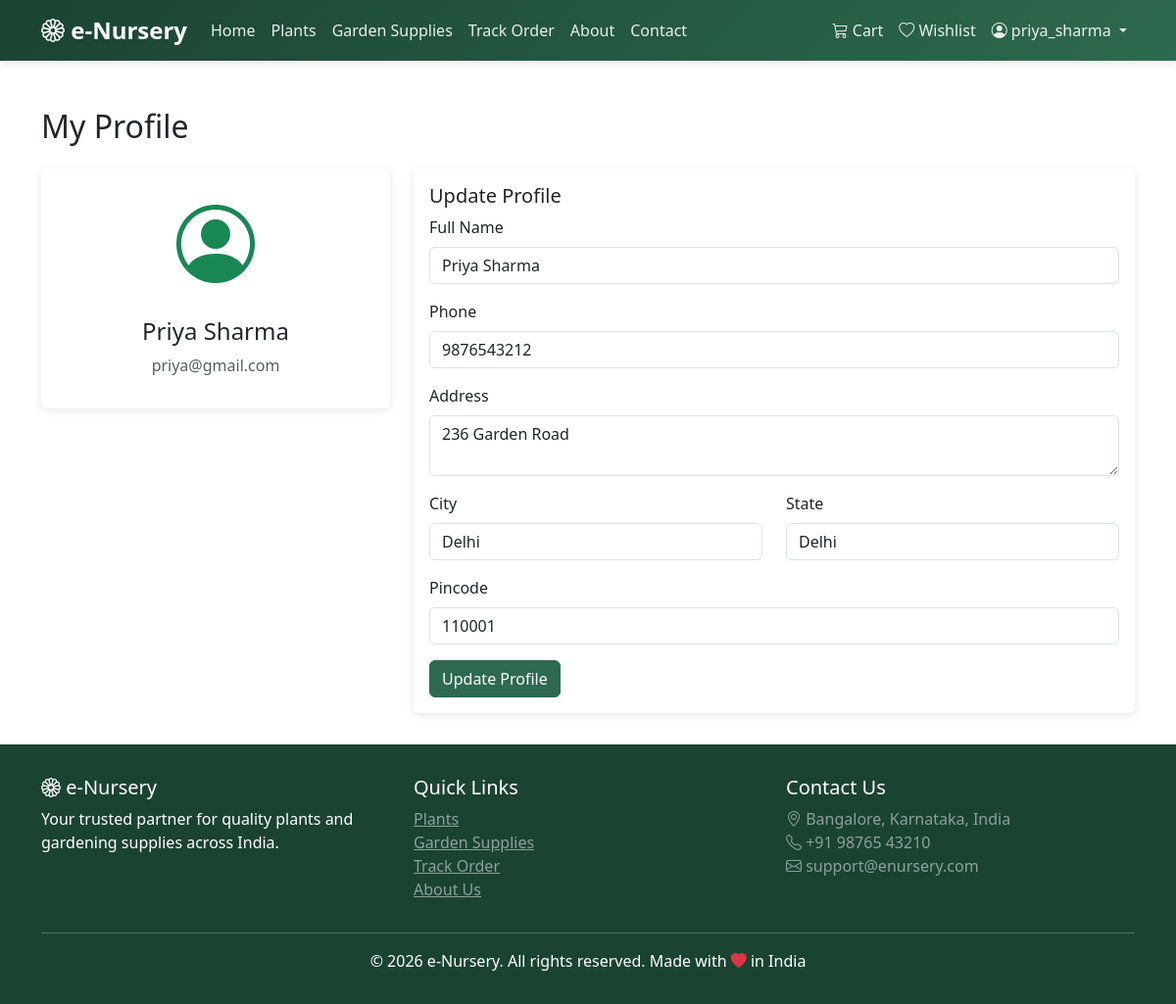
/profile (signed in), run on the app's committed database.
### models.py (models this page shows, shortened)
class User(UserMixin, db.Model):
    __tablename__ = 'users'
    id = db.Column(db.Integer, primary_key=True)
    username = db.Column(db.String(80), unique=True, nullable=False)
    email = db.Column(db.String(120), unique=True, nullable=False)
    password_hash = db.Column(db.String(200), nullable=False)
    full_name = db.Column(db.String(100))
    phone = db.Column(db.String(15))
    address = db.Column(db.Text)
    city = db.Column(db.String(50))
    state = db.Column(db.String(50))
    pincode = db.Column(db.String(10))
    role = db.Column(db.String(20), default='user')  # 'admin' or 'user'
    created_at = db.Column(db.DateTime, default=datetime.utcnow)
    cart_items = db.relationship('Cart', backref='user', lazy=True, cascade='all, delete-orphan')
    orders = db.relationship('Order', backref='user', lazy=True)
    wishlists = db.relationship('Wishlist', backref='user', lazy=True, cascade='all, delete-orphan')
    reviews = db.relationship('Review', backref='user', lazy=True)

### routes.py (the view)
    @app.route('/profile')
    @login_required
    def profile():
        return render_template('profile.html')

### app.py (called while the page is built)
@login_manager.user_loader
def load_user(user_id):
    return User.query.get(int(user_id))

### templates/profile.html (shortened to what this page needs)
{% extends 'base.html' %}
{% block content %}
<div class="container">
    <h2 class="mb-4">My Profile</h2>
    <div class="row">
        <div class="col-md-4">
            <div class="card">
                <div class="card-body text-center">
                    <i class="bi bi-person-circle text-success" style="font-size: 5rem;"></i>
                    <h4 class="mt-3">{{ current_user.full_name or current_user.username }}</h4>
                    <p class="text-muted">{{ current_user.email }}</p>
                </div>
            </div>
        </div>
        <div class="col-md-8">
            <div class="card">
                <div class="card-body">
                    <h5>Update Profile</h5>
                    <form method="POST" action="{{ url_for('update_profile') }}">
                        <div class="mb-3">
                            <label class="form-label">Full Name</label>
                            <input type="text" name="full_name" class="form-control" value="{{ current_user.full_name or '' }}">
                        </div>
                        <div class="mb-3">
                            <label class="form-label">Phone</label>
                            <input type="tel" name="phone" class="form-control" value="{{ current_user.phone or '' }}">
                        </div>
                        <div class="mb-3">
                            <label class="form-label">Address</label>
                            <textarea name="address" class="form-control" rows="2">{{ current_user.address or '' }}</textarea>
                        </div>
                        <div class="row">
                            <div class="col-md-6 mb-3">
                                <label class="form-label">City</label>
                                <input type="text" name="city" class="form-control" value="{{ current_user.city or '' }}">
                            </div>
                            <div class="col-md-6 mb-3">
                                <label class="form-label">State</label>
                                <input type="text" name="state" class="form-control" value="{{ current_user.state or '' }}">
                            </div>
                        </div>
                        <div class="mb-3">
                            <label class="form-label">Pincode</label>
                            <input type="text" name="pincode" class="form-control" value="{{ current_user.pincode or '' }}">
                        </div>
                        <button type="submit" class="btn btn-primary">Update Profile</button>
                    </form>
                </div>
            </div>
        </div>
    </div>
</div>
{% endblock %}

### templates/base.html (shortened to what this page needs)
<!DOCTYPE html>
<html lang="en">
<head>
    <link href="https://cdn.jsdelivr.net/npm/bootstrap@5.3.0/dist/css/bootstrap.min.css" rel="stylesheet">
    <link rel="stylesheet" href="https://cdn.jsdelivr.net/npm/bootstrap-icons@1.11.0/font/bootstrap-icons.css">
</head>
<body>
    <nav class="navbar navbar-expand-lg navbar-dark sticky-top">
        <div class="container">
            <a class="navbar-brand" href="{{ url_for('index') }}">
                <i class="bi bi-flower1"></i> e-Nursery
            </a>
            <div class="collapse navbar-collapse" id="navbarNav">
                <ul class="navbar-nav me-auto">
                    <li class="nav-item">
                        <a class="nav-link" href="{{ url_for('index') }}">Home</a>
                    </li>
                    <li class="nav-item">
                        <a class="nav-link" href="{{ url_for('plants') }}">Plants</a>
                    </li>
                    <li class="nav-item">
                        <a class="nav-link" href="{{ url_for('ingredients') }}">Garden Supplies</a>
                    </li>
                    <li class="nav-item">
                        <a class="nav-link" href="{{ url_for('track_order') }}">Track Order</a>
                    </li>
                    <li class="nav-item">
                        <a class="nav-link" href="{{ url_for('about') }}">About</a>
                    </li>
                    <li class="nav-item">
                        <a class="nav-link" href="{{ url_for('contact') }}">Contact</a>
                    </li>
                </ul>
                <ul class="navbar-nav">
                    {% if current_user.is_authenticated %}
                        <li class="nav-item">
                            <a class="nav-link position-relative" href="{{ url_for('cart') }}">
                                <i class="bi bi-cart3"></i> Cart
                            </a>
                        </li>
                        <li class="nav-item">
                            <a class="nav-link" href="{{ url_for('wishlist') }}">
                                <i class="bi bi-heart"></i> Wishlist
                            </a>
                        </li>
                        <li class="nav-item dropdown">
                            <a class="nav-link dropdown-toggle" href="#" id="userDropdown" role="button" data-bs-toggle="dropdown">
                                <i class="bi bi-person-circle"></i> {{ current_user.username }}
                            </a>
                        </li>
                    {% endif %}
                </ul>
            </div>
        </div>
    </nav>
    <div class="content-wrapper">
        {% block content %}{% endblock %}
    </div>
    <footer class="footer">
        <div class="container">
            <div class="row">
                <div class="col-md-4">
                    <h5><i class="bi bi-flower1"></i> e-Nursery</h5>
                    <p>Your trusted partner for quality plants and gardening supplies across India.</p>
                </div>
                <div class="col-md-4">
                    <h5>Quick Links</h5>
                    <ul class="list-unstyled">
                        <li><a href="{{ url_for('plants') }}" class="text-white-50">Plants</a></li>
                        <li><a href="{{ url_for('ingredients') }}" class="text-white-50">Garden Supplies</a></li>
                        <li><a href="{{ url_for('track_order') }}" class="text-white-50">Track Order</a></li>
                        <li><a href="{{ url_for('about') }}" class="text-white-50">About Us</a></li>
                    </ul>
                </div>
                <div class="col-md-4">
                    <h5>Contact Us</h5>
                    <p class="text-white-50">
                        <i class="bi bi-geo-alt"></i> Bangalore, Karnataka, India<br>
                        <i class="bi bi-telephone"></i> +91 98765 43210<br>
                        <i class="bi bi-envelope"></i> support@enursery.com
                    </p>
                </div>
            </div>
            <hr class="bg-white">
            <div class="text-center">
                <p class="mb-0">&copy; 2026 e-Nursery. All rights reserved. Made with <i class="bi bi-heart-fill text-danger"></i> in India</p>
            </div>
        </div>
    </footer>
</body>
</html>

### templates/base.html (style rules this page uses)
:root { --primary-color: #2d6a4f; --secondary-color: #52b788; --accent-color: #95d5b2; --dark-green: #1b4332; }
body { font-family: 'Segoe UI', Tahoma, Geneva, Verdana, sans-serif; min-height: 100vh; display: flex; flex-direction: column; }
.navbar { background: linear-gradient(135deg, var(--dark-green), var(--primary-color)) !important; box-shadow: 0 2px 10px rgba(0,0,0,0.1); }
.navbar-brand { font-weight: 700; font-size: 1.5rem; color: white !important; }
.nav-link { color: rgba(255,255,255,0.9) !important; font-weight: 500; transition: color 0.3s; }
.content-wrapper { flex: 1; padding-top: 2rem; padding-bottom: 2rem; }
.footer { background: var(--dark-green); color: white; padding: 2rem 0; margin-top: auto; }
.btn-primary { background: var(--primary-color); border-color: var(--primary-color); }
.card { border: none; box-shadow: 0 2px 8px rgba(0,0,0,0.1); transition: transform 0.3s, box-shadow 0.3s; }

### data on the page
User: username "priya_sharma", full_name "Priya Sharma", email "priya@gmail.com", phone "9876543212", address "236 Garden Road", city "Delhi", state "Delhi", pincode "110001"
